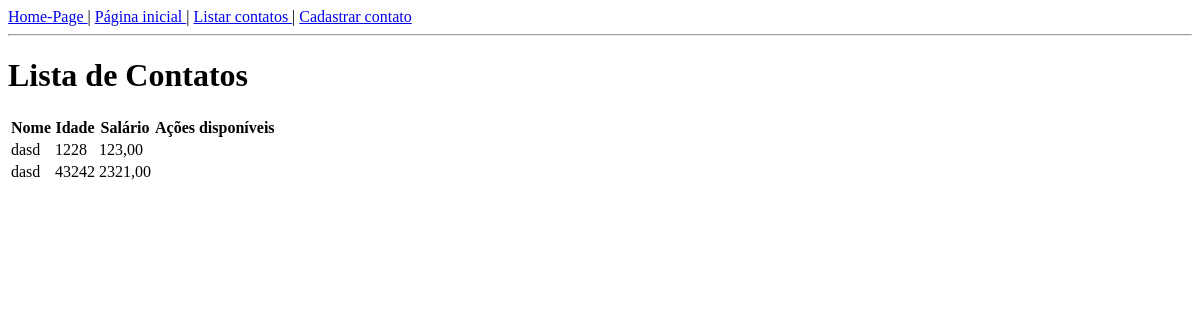
Page /contatos/lista/ on the committed database.
### contatos/models.py (models this page shows, shortened)
class Pessoa(models.Model):
    id = models.AutoField(primary_key=True)
    nome = models.CharField(
        max_length=100, help_text='Entre o nome')
    idade = models.IntegerField(help_text='Entre a idade')
    salario = models.DecimalField(
        help_text='Entre o salário',
        decimal_places=2, max_digits=8)
    email = models.EmailField(
        help_text='Informe o email', max_length=254)
    telefone = models.CharField(
        help_text='Telefone com DDD e DDI', max_length=20)
    dtNasc = models.DateField(
        help_text='Nascimento no formato DD/MM/AAAA',
        verbose_name='Data de nascimento')

### contatos/views.py (the view)
# urls.py: path('lista/', views.ContatoListView.as_view(),
class ContatoListView(View):
    def get(self, request, *args, **kwargs):
        pessoas = Pessoa.objects.all()
        contexto = { 'pessoas': pessoas, }
        return render(
            request,
            'contatos/listaContatos.html',
            contexto)

### contatos/templates/contatos/listaContatos.html (shortened to what this page needs)
{% load static %}
<!DOCTYPE html>
<html>
<head>
<link rel="stylesheet" href="{% static 'contatos/css/estilo.css' %}">
</head>
<body>
{% include 'contatos/links.html' %}
<h1>Lista de Contatos</h1>
<table>
<tr><th>Nome</th><th>Idade</th><th>Salário</th><th>Ações disponíveis</th></tr>
{% for pessoa in pessoas %}
<tr>
<td>{{ pessoa.nome }}</td><td>{{pessoa.idade }}</td><td>{{ pessoa.salario }}</td>
<td>
</td>
</tr>
{% empty %}
<tr><th colspan="5">Ainda não tem contatos cadastrados</th></tr>
{% endfor %}
</table>
</body>
</html>

### rows in the picture
Pessoa: nome "dasd", idade "1228", salario "123,00"
Pessoa: nome "dasd", idade "43242", salario "2321,00"
